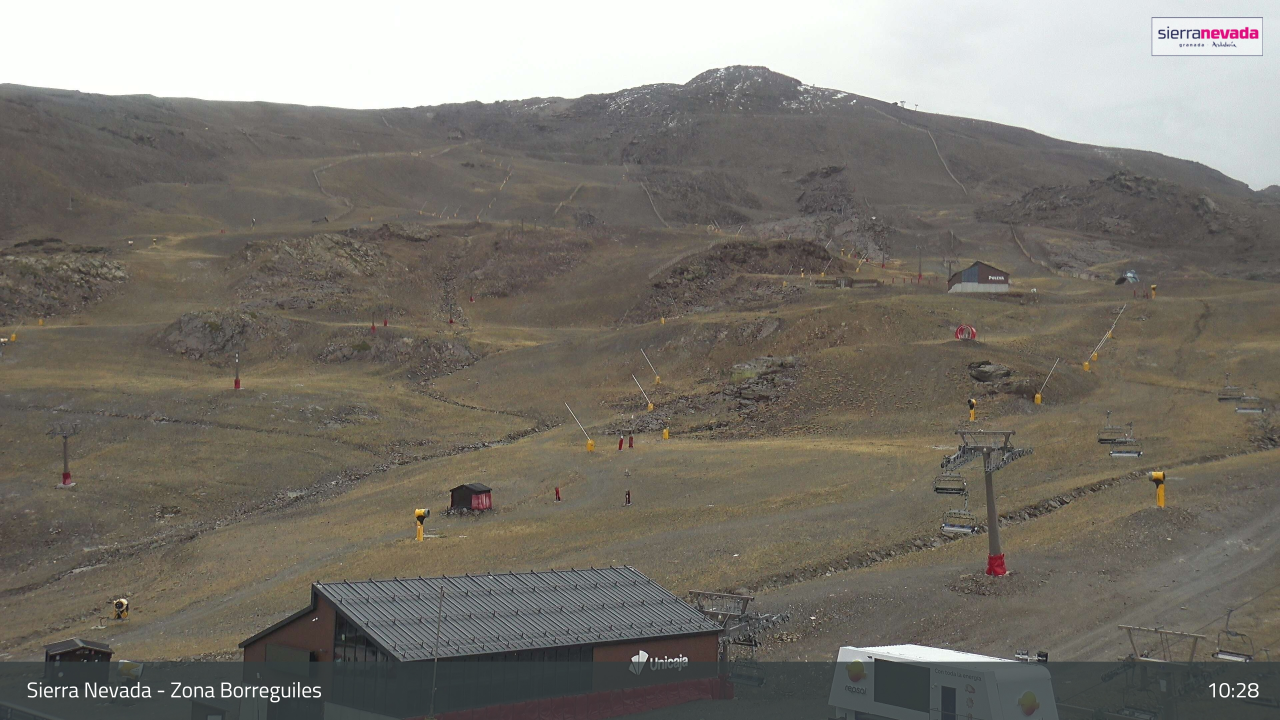
#> input picture images/borreguiles/borreguiles_251113_102800.jpg, 3840 x 2160 px (shown at 1/3 size)
$ python -i feratel_capture.py   (imports and definitions only)
#> lines starting #> are read from the running program, lines starting #| are printed output that depends on the picture; after the words box and inside, x2 and y2 are one past the last pixel; in counts of white or black regions, pixels touching at a corner belong together
#> further down, picture is the input picture: shape (2160, 3840, 3); mean B, G, R 110.2, 118, 121.9
#!/usr/bin/env python3
"""
Capture all Feratel JPG webcams once:
- For each camera, fetch image bytes.
- If bytes differ from the last saved image for that camera, save a new file
  to images/<cam>/<cam>_YYMMDD_HHMMSS.jpg, using timestamp parsed from the image
  (OCR). If OCR fails and REQUIRE_OCR=0, fall back to current UTC.

Env:
  REQUIRE_OCR=0|1  (default 0 -> allow UTC fallback if OCR fails)
  OCR_LANG=eng     (e.g. 'eng+spa')
"""

import os, glob, re, hashlib, requests, time
from datetime import datetime, timezone
import numpy as np
import cv2

CAMS = {
    "borreguiles": "https://wtvpict.feratel.com/picture/35/15111.jpeg",
    "stadium":     "https://wtvpict.feratel.com/picture/35/15112.jpeg",
    "satelite":    "https://webtvhotspot.feratel.com/hotspot/35/15111/0.jpeg",
    "veleta":      "https://webtvhotspot.feratel.com/hotspot/35/15112/1.jpeg",
}
BASE_DIR = "images"
HEADERS = {
    "User-Agent": "Mozilla/5.0 (FeratelCapture/1.0)",
    "Cache-Control": "no-cache",
    "Pragma": "no-cache",
}
TIMEOUT = 20

REQUIRE_OCR = os.environ.get("REQUIRE_OCR", "0").lower() in ("1","true","yes")
OCR_LANG = os.environ.get("OCR_LANG", "eng")

try:
    import pytesseract
    OCR_AVAILABLE = True
except Exception:
    OCR_AVAILABLE = False

def ensure_dir(p): os.makedirs(p, exist_ok=True)
def log(*a): print(*a, flush=True)

def md5_bytes(b: bytes) -> str:
    h = hashlib.md5(); h.update(b); return h.hexdigest()

# [10 lines left out: function fetch, not called in this run]

def latest_saved_path(cam: str) -> str | None:
    files = sorted(glob.glob(os.path.join(BASE_DIR, cam, f"{cam}_*.jpg")))
    return files[-1] if files else None

# [7 lines left out: function latest_saved_md5, not called in this run]

def preprocess_for_ocr(img):
    gray = cv2.cvtColor(img, cv2.COLOR_BGR2GRAY)
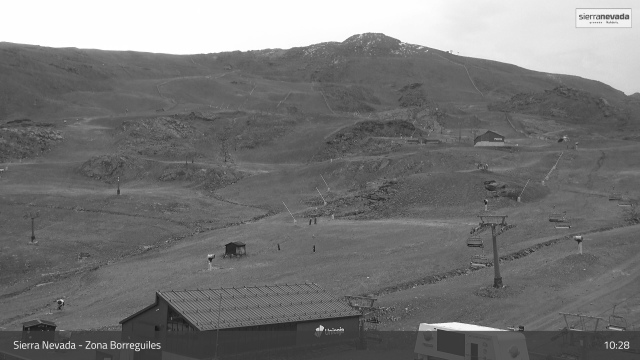
#> gray: shape (2160, 3840) (shown at 1/6 size); min 0, max 255, mean 118.2
    gray = cv2.convertScaleAbs(gray, alpha=1.7, beta=18)
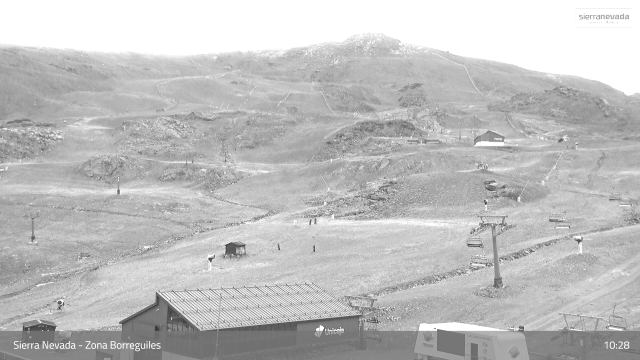
#> gray: shape (2160, 3840) (shown at 1/6 size); min 18, max 255, mean 191.6
    thr = cv2.threshold(gray, 0, 255, cv2.THRESH_BINARY + cv2.THRESH_OTSU)[1]
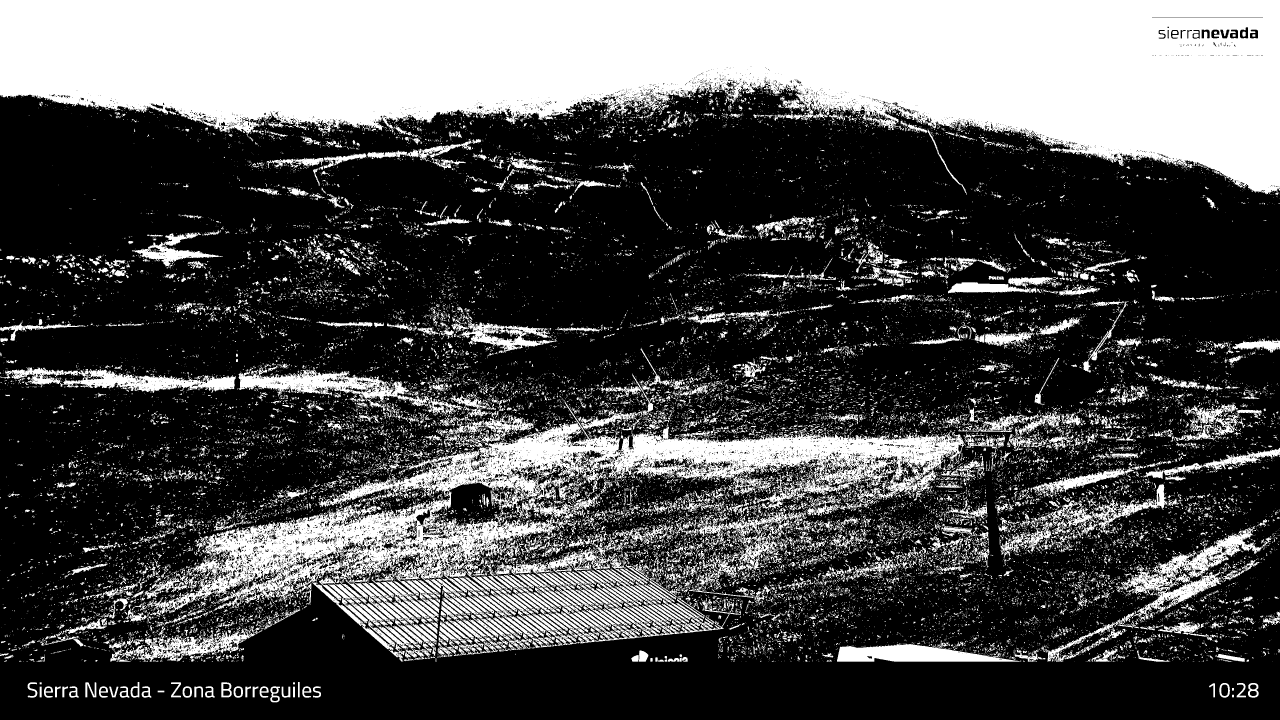
#> thr: shape (2160, 3840) (shown at 1/3 size); 31.3% white; 33861 white regions (29652 under 20 px), largest, box (x1, y1, x2, y2) and area: (0, 0, 3840, 584) 1398476, (441, 1204, 2894, 1985) 370513, (1418, 1641, 2202, 1939) 58036
    thr = cv2.medianBlur(thr, 3)
#> thr: shape (2160, 3840); 30.5% white; 14489 white regions (10816 under 20 px), largest, box (x1, y1, x2, y2) and area: (0, 0, 3840, 582) 1403184, (442, 1205, 2894, 1846) 336048, (1561, 1641, 2202, 1925) 37215
    return thr

# [46 lines left out: functions try_ocr_regions, parse_timestamp, timestamp_from_image_or_now, not called in this run]

def fmt(dt: datetime): return dt.strftime("%y%m%d"), dt.strftime("%H%M%S")

# [35 lines left out: functions save_image, main, not called in this run]

# [2 lines not run here, left out]

>>> import cv2
>>> picture = cv2.imread('../images/borreguiles/borreguiles_251113_102800.jpg')
>>> result = preprocess_for_ocr(picture)

$ run again, on images/satelite/satelite_251112_120800.jpg
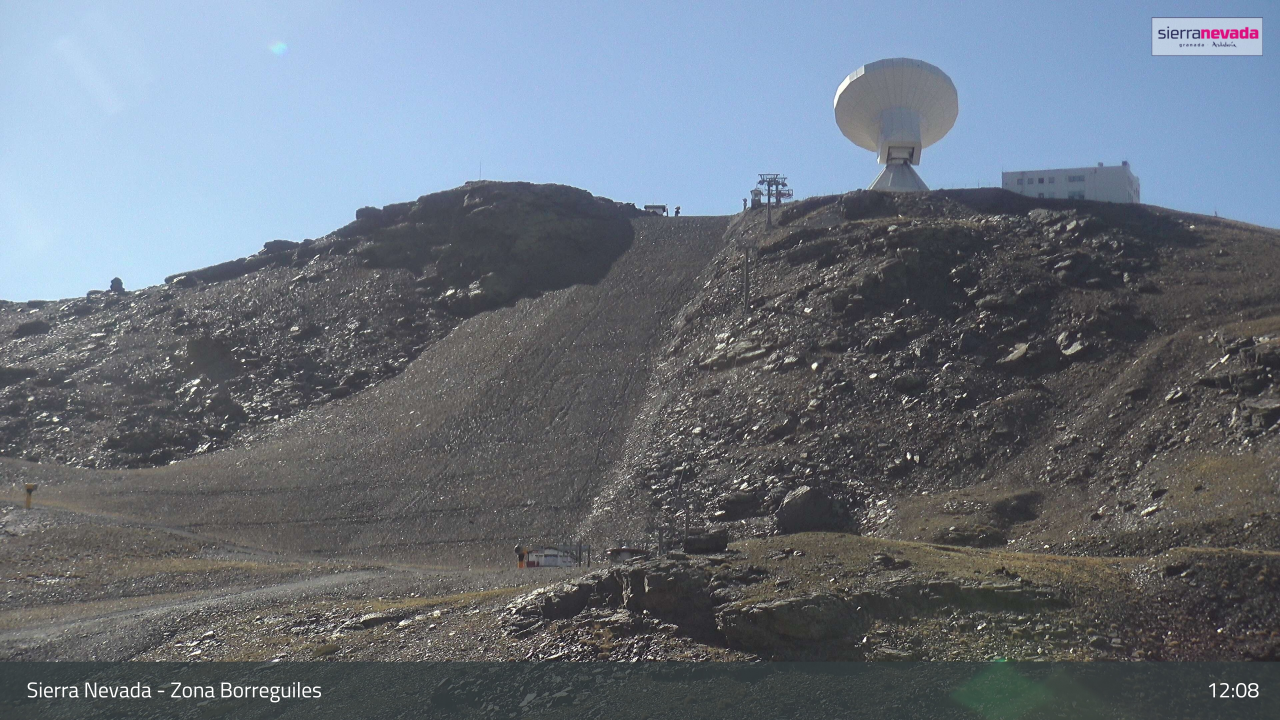
#> input picture images/satelite/satelite_251112_120800.jpg, 3840 x 2160 px (shown at 1/3 size)
#> picture is the input picture: shape (2160, 3840, 3); mean B, G, R 125.4, 114.9, 106.5
#> in preprocess_for_ocr, `gray = cv2.convertScaleAbs(gray, alpha=1.7, beta=18)`:
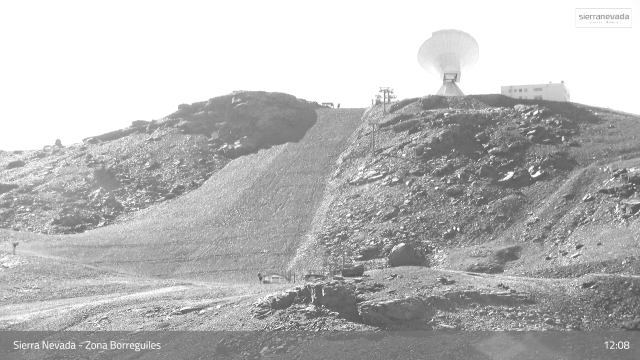
#> gray: shape (2160, 3840) (shown at 1/6 size); min 18, max 255, mean 185.4
#> in preprocess_for_ocr, `thr = cv2.threshold(gray, 0, 255, cv2.THRESH_BINARY + cv2.THRESH_OTSU)..`:
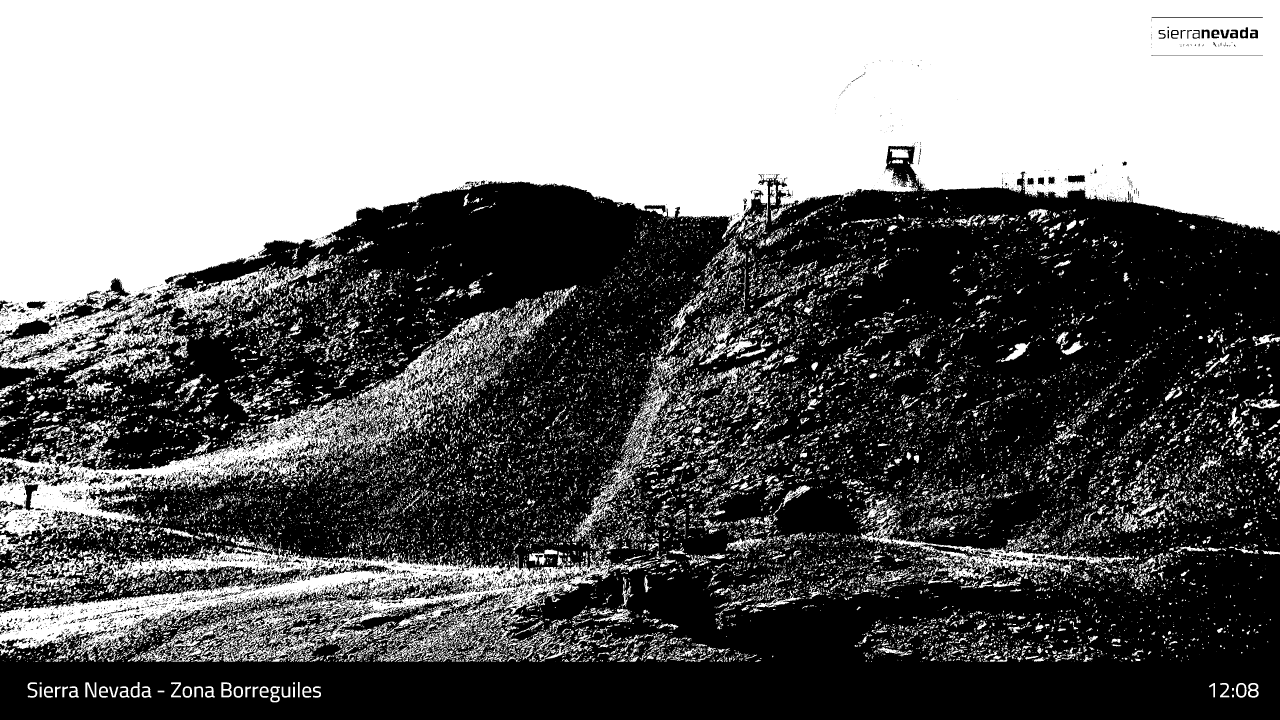
#> thr: shape (2160, 3840) (shown at 1/3 size); 43.1% white; 27209 white regions (21158 under 20 px), largest, box (x1, y1, x2, y2) and area: (0, 0, 3840, 1125) 2584756, (0, 1637, 1834, 1985) 203417, (0, 929, 1532, 1624) 133073

$ run again, on images/satelite/satelite_251114_160800.jpg
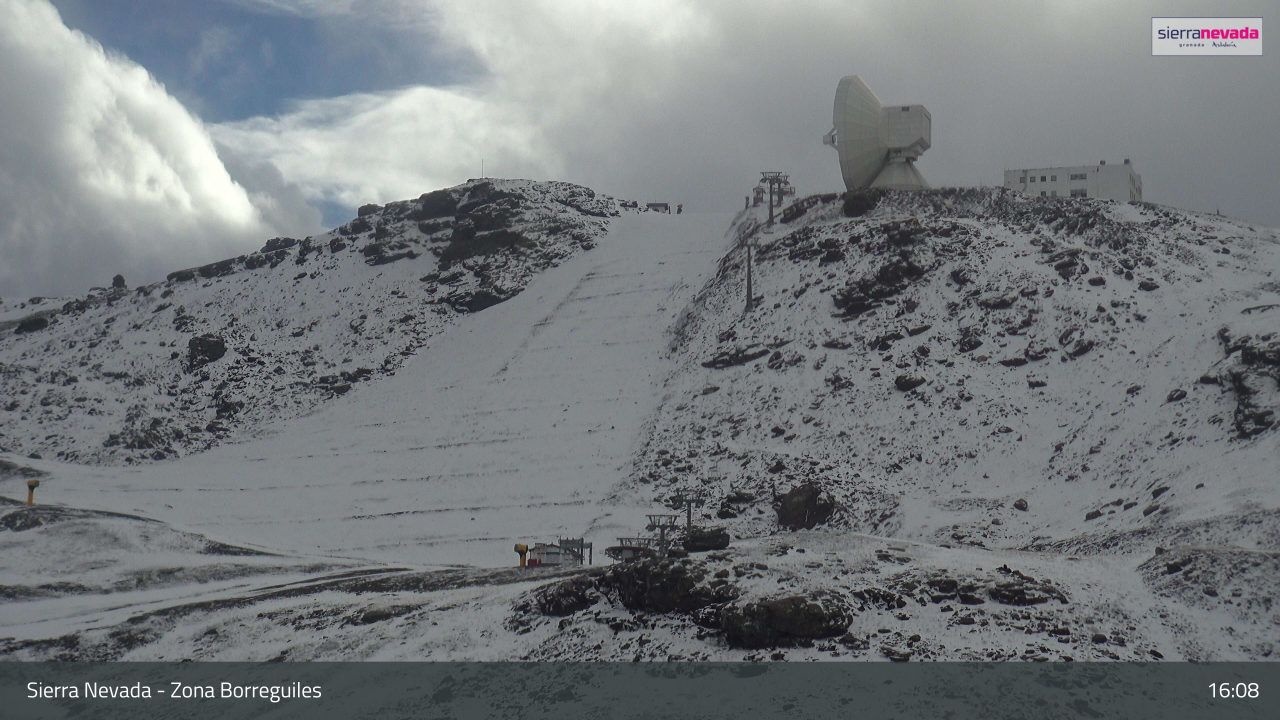
#> input picture images/satelite/satelite_251114_160800.jpg, 3840 x 2160 px (shown at 1/3 size)
#> picture is the input picture: shape (2160, 3840, 3); mean B, G, R 123.6, 120.6, 116.2
#> in preprocess_for_ocr, `gray = cv2.convertScaleAbs(gray, alpha=1.7, beta=18)`:
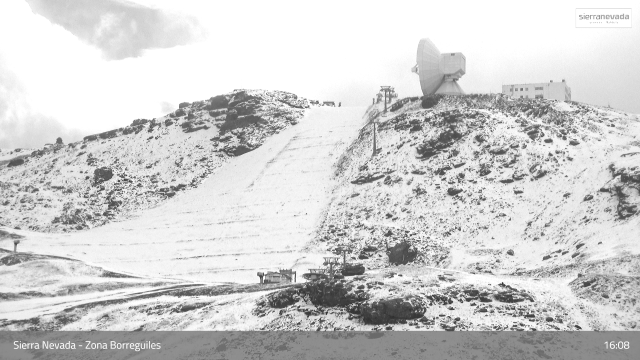
#> gray: shape (2160, 3840) (shown at 1/6 size); min 18, max 255, mean 207.8
#> in preprocess_for_ocr, `thr = cv2.threshold(gray, 0, 255, cv2.THRESH_BINARY + cv2.THRESH_OTSU)..`:
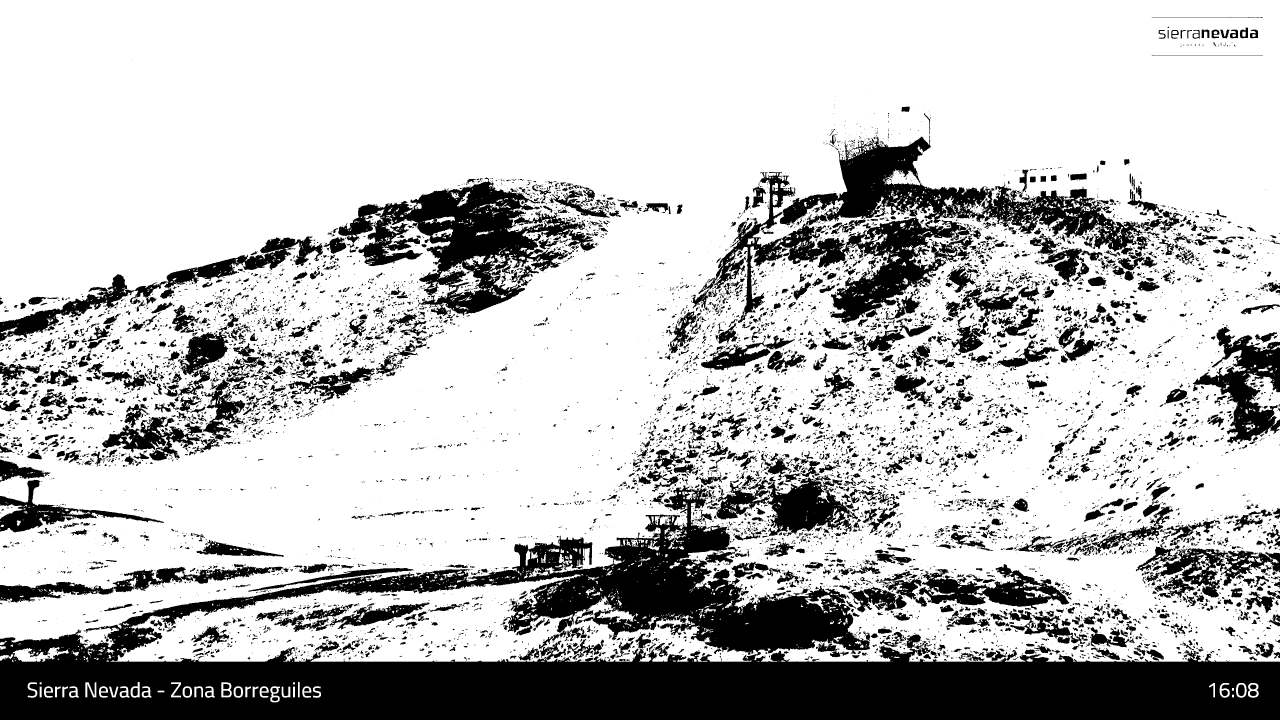
#> thr: shape (2160, 3840) (shown at 1/3 size); 74.8% white; 10780 black regions (7589 under 20 px), largest, box (x1, y1, x2, y2) and area: (0, 1453, 3840, 2160) 944616, (2074, 405, 3431, 972) 194344, (1014, 533, 1756, 949) 116056
